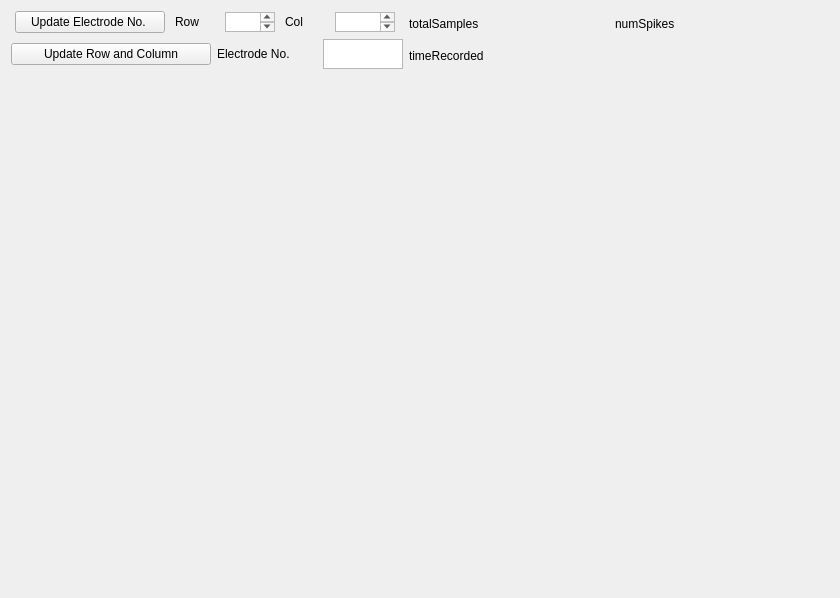
<?xml version="1.0" encoding="UTF-8"?>
<ui version="4.0">
 <class>IndividualChannelInfo</class>
 <widget class="QWidget" name="IndividualChannelInfo">
  <property name="geometry">
   <rect>
    <x>0</x>
    <y>0</y>
    <width>840</width>
    <height>598</height>
   </rect>
  </property>
  <property name="windowTitle">
   <string>Individual Channel Information</string>
  </property>
  <layout class="QGridLayout" name="gridLayout_2">
   <item row="0" column="0">
    <layout class="QVBoxLayout" name="verticalLayout">
     <item>
      <layout class="QHBoxLayout" name="horizontalLayout">
       <item>
        <widget class="QPushButton" name="updateElectrodeNum">
         <property name="maximumSize">
          <size>
           <width>150</width>
           <height>16777215</height>
          </size>
         </property>
         <property name="text">
          <string>Update Electrode No. </string>
         </property>
        </widget>
       </item>
       <item>
        <widget class="QLabel" name="label_2">
         <property name="maximumSize">
          <size>
           <width>40</width>
           <height>20</height>
          </size>
         </property>
         <property name="text">
          <string>Row</string>
         </property>
         <property name="buddy">
          <cstring>InputElectrodeRow</cstring>
         </property>
        </widget>
       </item>
       <item>
        <widget class="QTextEdit" name="InputElectrodeRow">
         <property name="maximumSize">
          <size>
           <width>50</width>
           <height>20</height>
          </size>
         </property>
         <property name="html">
          <string>&lt;!DOCTYPE HTML PUBLIC &quot;-//W3C//DTD HTML 4.0//EN&quot; &quot;http://www.w3.org/TR/REC-html40/strict.dtd&quot;&gt;
&lt;html&gt;&lt;head&gt;&lt;meta name=&quot;qrichtext&quot; content=&quot;1&quot; /&gt;&lt;style type=&quot;text/css&quot;&gt;
p, li { white-space: pre-wrap; }
&lt;/style&gt;&lt;/head&gt;&lt;body style=&quot; font-family:'.AppleSystemUIFont'; font-size:13pt; font-weight:400; font-style:normal;&quot;&gt;
&lt;p align=&quot;center&quot; style=&quot;-qt-paragraph-type:empty; margin-top:0px; margin-bottom:0px; margin-left:0px; margin-right:0px; -qt-block-indent:0; text-indent:0px; font-family:'Segoe UI'; font-size:9pt;&quot;&gt;&lt;br /&gt;&lt;/p&gt;&lt;/body&gt;&lt;/html&gt;</string>
         </property>
        </widget>
       </item>
       <item>
        <widget class="QLabel" name="label_3">
         <property name="maximumSize">
          <size>
           <width>40</width>
           <height>20</height>
          </size>
         </property>
         <property name="text">
          <string>Col</string>
         </property>
         <property name="buddy">
          <cstring>InputElectrodeCol</cstring>
         </property>
        </widget>
       </item>
       <item>
        <widget class="QTextEdit" name="InputElectrodeCol">
         <property name="maximumSize">
          <size>
           <width>60</width>
           <height>20</height>
          </size>
         </property>
         <property name="html">
          <string>&lt;!DOCTYPE HTML PUBLIC &quot;-//W3C//DTD HTML 4.0//EN&quot; &quot;http://www.w3.org/TR/REC-html40/strict.dtd&quot;&gt;
&lt;html&gt;&lt;head&gt;&lt;meta name=&quot;qrichtext&quot; content=&quot;1&quot; /&gt;&lt;style type=&quot;text/css&quot;&gt;
p, li { white-space: pre-wrap; }
&lt;/style&gt;&lt;/head&gt;&lt;body style=&quot; font-family:'.AppleSystemUIFont'; font-size:13pt; font-weight:400; font-style:normal;&quot;&gt;
&lt;p align=&quot;center&quot; style=&quot;-qt-paragraph-type:empty; margin-top:0px; margin-bottom:0px; margin-left:0px; margin-right:0px; -qt-block-indent:0; text-indent:0px; font-family:'Segoe UI'; font-size:9pt;&quot;&gt;&lt;br /&gt;&lt;/p&gt;&lt;/body&gt;&lt;/html&gt;</string>
         </property>
        </widget>
       </item>
      </layout>
     </item>
     <item>
      <layout class="QHBoxLayout" name="horizontalLayout_2">
       <item>
        <widget class="QPushButton" name="updateRC">
         <property name="maximumSize">
          <size>
           <width>200</width>
           <height>16777215</height>
          </size>
         </property>
         <property name="text">
          <string>Update Row and Column</string>
         </property>
        </widget>
       </item>
       <item>
        <widget class="QLabel" name="label_elecnum">
         <property name="maximumSize">
          <size>
           <width>100</width>
           <height>30</height>
          </size>
         </property>
         <property name="text">
          <string>Electrode No. </string>
         </property>
         <property name="textFormat">
          <enum>Qt::PlainText</enum>
         </property>
         <property name="buddy">
          <cstring>InputElectrodeNumber</cstring>
         </property>
        </widget>
       </item>
       <item>
        <widget class="QTextEdit" name="InputElectrodeNumber">
         <property name="maximumSize">
          <size>
           <width>80</width>
           <height>30</height>
          </size>
         </property>
         <property name="html">
          <string>&lt;!DOCTYPE HTML PUBLIC &quot;-//W3C//DTD HTML 4.0//EN&quot; &quot;http://www.w3.org/TR/REC-html40/strict.dtd&quot;&gt;
&lt;html&gt;&lt;head&gt;&lt;meta name=&quot;qrichtext&quot; content=&quot;1&quot; /&gt;&lt;style type=&quot;text/css&quot;&gt;
p, li { white-space: pre-wrap; }
&lt;/style&gt;&lt;/head&gt;&lt;body style=&quot; font-family:'.AppleSystemUIFont'; font-size:13pt; font-weight:400; font-style:normal;&quot;&gt;
&lt;p align=&quot;center&quot; style=&quot;-qt-paragraph-type:empty; margin-top:0px; margin-bottom:0px; margin-left:0px; margin-right:0px; -qt-block-indent:0; text-indent:0px; font-family:'Segoe UI'; font-size:9pt;&quot;&gt;&lt;br /&gt;&lt;/p&gt;&lt;/body&gt;&lt;/html&gt;</string>
         </property>
        </widget>
       </item>
      </layout>
     </item>
    </layout>
   </item>
   <item row="0" column="1">
    <layout class="QVBoxLayout" name="verticalLayout_2">
     <item>
      <layout class="QHBoxLayout" name="horizontalLayout_3">
       <item>
        <widget class="QLabel" name="totalSamples">
         <property name="maximumSize">
          <size>
           <width>200</width>
           <height>167</height>
          </size>
         </property>
         <property name="text">
          <string>totalSamples</string>
         </property>
        </widget>
       </item>
       <item>
        <widget class="QLabel" name="numSpikes">
         <property name="text">
          <string>numSpikes</string>
         </property>
        </widget>
       </item>
      </layout>
     </item>
     <item>
      <widget class="QLabel" name="timeRecorded">
       <property name="text">
        <string>timeRecorded</string>
       </property>
      </widget>
     </item>
    </layout>
   </item>
   <item row="1" column="0" colspan="2">
    <layout class="QGridLayout" name="gridLayout">
     <item row="0" column="0">
      <widget class="PlotWidget" name="AmplitudeHistPlot" native="true">
       <property name="minimumSize">
        <size>
         <width>402</width>
         <height>247</height>
        </size>
       </property>
      </widget>
     </item>
     <item row="0" column="1">
      <widget class="PlotWidget" name="SpikeRatePlot" native="true">
       <property name="enabled">
        <bool>true</bool>
       </property>
       <property name="minimumSize">
        <size>
         <width>402</width>
         <height>247</height>
        </size>
       </property>
      </widget>
     </item>
     <item row="1" column="0" colspan="2">
      <widget class="PlotWidget" name="ChannelTracePlot" native="true">
       <property name="minimumSize">
        <size>
         <width>402</width>
         <height>247</height>
        </size>
       </property>
      </widget>
     </item>
    </layout>
   </item>
  </layout>
 </widget>
 <customwidgets>
  <customwidget>
   <class>PlotWidget</class>
   <extends>QWidget</extends>
   <header>pyqtgraph</header>
   <container>1</container>
  </customwidget>
 </customwidgets>
 <resources/>
 <connections/>
</ui>
